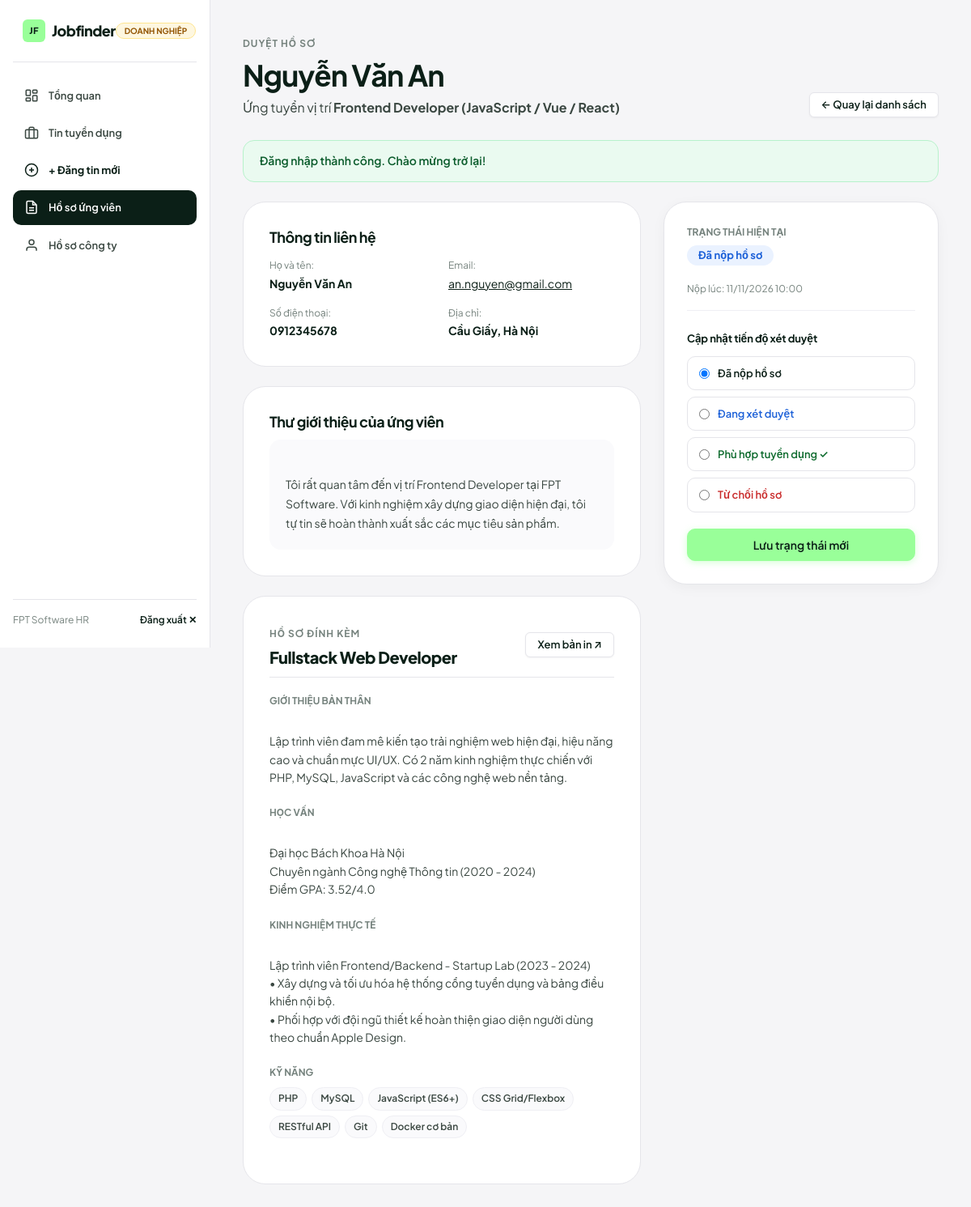
Page /employer/application-view.php?id=2 (signed in) on the committed database.
### tables this page shows
CREATE TABLE `applications` (
  `id` INT AUTO_INCREMENT PRIMARY KEY,
  `user_id` INT NOT NULL,
  `job_id` INT NOT NULL,
  `cv_id` INT NULL,
  `cover_letter` TEXT NULL,
  `status` VARCHAR(50) NOT NULL DEFAULT 'Đã nộp hồ sơ',
  `created_at` TIMESTAMP DEFAULT CURRENT_TIMESTAMP,
  `updated_at` TIMESTAMP NULL ON UPDATE CURRENT_TIMESTAMP,
  CONSTRAINT `fk_app_user` FOREIGN KEY (`user_id`) REFERENCES `users` (`id`) ON DELETE CASCADE,
  CONSTRAINT `fk_app_job` FOREIGN KEY (`job_id`) REFERENCES `jobs` (`id`) ON DELETE CASCADE,
  CONSTRAINT `fk_app_cv` FOREIGN KEY (`cv_id`) REFERENCES `cvs` (`id`) ON DELETE SET NULL,
  CONSTRAINT `uq_user_job` UNIQUE (`user_id`, `job_id`)
);

CREATE TABLE `users` (
  `id` INT AUTO_INCREMENT PRIMARY KEY,
  `name` VARCHAR(100) NOT NULL,
  `email` VARCHAR(100) NOT NULL UNIQUE,
  `role` ENUM('candidate', 'employer', 'admin') NOT NULL DEFAULT 'candidate',
  `password` VARCHAR(255) NOT NULL,
  `phone` VARCHAR(20) NULL,
  `avatar` VARCHAR(255) NULL,
  `is_active` TINYINT(1) NOT NULL DEFAULT 1,
  `created_at` TIMESTAMP DEFAULT CURRENT_TIMESTAMP
);

CREATE TABLE `jobs` (
  `id` INT AUTO_INCREMENT PRIMARY KEY,
  `employer_id` INT NULL,
  `title` VARCHAR(150) NOT NULL,
  `company` VARCHAR(100) NOT NULL,
  `location` VARCHAR(100) NOT NULL,
  `category` VARCHAR(100) NOT NULL,
  `salary` VARCHAR(100) NOT NULL,
  `salary_value` INT DEFAULT 0,
  `job_type` VARCHAR(50) NOT NULL DEFAULT 'Toàn thời gian',
  `experience` VARCHAR(50) NOT NULL DEFAULT 'Không yêu cầu',
  `description` TEXT NOT NULL,
  `requirements` TEXT NOT NULL,
  `deadline` DATE NULL,
  `views` INT NOT NULL DEFAULT 0,
  `status` VARCHAR(20) NOT NULL DEFAULT 'active',
  `created_at` TIMESTAMP DEFAULT CURRENT_TIMESTAMP,
  CONSTRAINT `fk_job_employer` FOREIGN KEY (`employer_id`) REFERENCES `users` (`id`) ON DELETE SET NULL
);

CREATE TABLE `cvs` (
  `id` INT AUTO_INCREMENT PRIMARY KEY,
  `user_id` INT NOT NULL,
  `title` VARCHAR(150) NOT NULL DEFAULT 'Hồ sơ nghề nghiệp',
  `full_name` VARCHAR(100) NOT NULL,
  `email` VARCHAR(100) NOT NULL,
  `phone` VARCHAR(20) NULL,
  `address` VARCHAR(200) NULL,
  `summary` TEXT NULL,
  `education` TEXT NULL,
  `experience` TEXT NULL,
  `skills` TEXT NULL,
  `certifications` TEXT NULL,
  `languages` VARCHAR(255) NULL,
  `cv_link` VARCHAR(255) NULL,
  `is_default` TINYINT(1) NOT NULL DEFAULT 0,
  `created_at` TIMESTAMP DEFAULT CURRENT_TIMESTAMP,
  `updated_at` TIMESTAMP NULL ON UPDATE CURRENT_TIMESTAMP,
  CONSTRAINT `fk_cv_user` FOREIGN KEY (`user_id`) REFERENCES `users` (`id`) ON DELETE CASCADE
);

### employer/application-view.php (the view, shortened to what this page needs)
<?php
require_once '../config/database.php';
$employer_id = (int)$_SESSION['user_id'];
$app_id = isset($_GET['id']) ? (int)$_GET['id'] : 0;
$stmt = $pdo->prepare("
    SELECT a.*, u.name as candidate_name, u.email as candidate_email, u.phone as candidate_phone,
           j.id as job_id, j.title as job_title, j.salary as job_salary, j.location as job_location,
           c.title as cv_title, c.summary as cv_summary, c.education as cv_education,
           c.experience as cv_experience, c.skills as cv_skills, c.certifications as cv_certifications,
           c.languages as cv_languages, c.address as cv_address
    FROM applications a
    JOIN users u ON u.id = a.user_id
    JOIN jobs j ON j.id = a.job_id
    LEFT JOIN cvs c ON c.id = a.cv_id
    WHERE a.id = :app_id AND j.employer_id = :employer_id
    LIMIT 1
");
$stmt->execute([':app_id' => $app_id, ':employer_id' => $employer_id]);
$app = $stmt->fetch();
$status_badge_map = [
    'Đã nộp hồ sơ'  => 'badge--pending',
    'Đang xét duyệt' => 'badge--pending',
    'Phù hợp'        => 'badge--success',
    'Từ chối'        => 'badge--danger'
];
$badge_class = $status_badge_map[$app['status']] ?? 'badge--pending';
?>
<!DOCTYPE html>
<html lang="vi">
<head>
    <link rel="stylesheet" href="../assets/css/style.css">
</head>
<body>
<div class="portal-layout">
    <?php include '../includes/employer-sidebar.php'; ?>
    <main class="portal-main">
        <div class="section-header" style="margin-bottom:28px;">
            <div>
                <span class="section-eyebrow">Duyệt hồ sơ</span>
                <h1 class="section-title"><?= htmlspecialchars($app['candidate_name']) ?></h1>
                <p class="section-desc">Ứng tuyển vị trí <strong><?= htmlspecialchars($app['job_title']) ?></strong></p>
            </div>
            <a href="applications.php" class="btn btn-secondary btn-sm">← Quay lại danh sách</a>
        </div>
        <?php if (!empty($_SESSION['flash_message'])): ?>
            <div class="flash-bar flash--<?= $_SESSION['flash_type'] ?? 'success' ?>">
                <?= htmlspecialchars($_SESSION['flash_message']) ?>
            </div>
        <?php endif; ?>
        <div style="display:grid; grid-template-columns:1fr 340px; gap:28px; align-items:flex-start;">
            <div>
                <div style="background:var(--surface); border-radius:var(--radius-xl); border:1px solid var(--line); padding:32px; margin-bottom:24px;">
                    <h2 style="font-size:18px; font-weight:700; margin-bottom:16px;">Thông tin liên hệ</h2>
                    <div style="display:grid; grid-template-columns:repeat(auto-fit, minmax(200px, 1fr)); gap:16px; font-size:14px;">
                        <div>
                            <span class="text-muted" style="display:block; font-size:12px; margin-bottom:2px;">Họ và tên:</span>
                            <strong><?= htmlspecialchars($app['candidate_name']) ?></strong>
                        </div>
                        <div>
                            <span class="text-muted" style="display:block; font-size:12px; margin-bottom:2px;">Email:</span>
                            <a href="mailto:<?= htmlspecialchars($app['candidate_email']) ?>" style="text-decoration:underline;">
                                <?= htmlspecialchars($app['candidate_email']) ?>
                            </a>
                        </div>
                        <div>
                            <span class="text-muted" style="display:block; font-size:12px; margin-bottom:2px;">Số điện thoại:</span>
                            <strong><?= htmlspecialchars($app['candidate_phone'] ?: 'Chưa cập nhật') ?></strong>
                        </div>
                        <div>
                            <span class="text-muted" style="display:block; font-size:12px; margin-bottom:2px;">Địa chỉ:</span>
                            <strong><?= htmlspecialchars($app['cv_address'] ?: 'Chưa cập nhật') ?></strong>
                        </div>
                    </div>
                </div>
                <div style="background:var(--surface); border-radius:var(--radius-xl); border:1px solid var(--line); padding:32px; margin-bottom:24px;">
                    <h2 style="font-size:18px; font-weight:700; margin-bottom:12px;">Thư giới thiệu của ứng viên</h2>
                    <div style="font-size:14px; line-height:1.7; color:var(--ink-secondary); background:var(--surface-subtle); border-radius:var(--radius-md); padding:20px; white-space:pre-line;">
                        <?= htmlspecialchars($app['cover_letter'] ?: 'Ứng viên không để lại thư giới thiệu.') ?>
                    </div>
                </div>
                <?php if (!empty($app['cv_title'])): ?>
                    <div style="background:var(--surface); border-radius:var(--radius-xl); border:1px solid var(--line); padding:32px;">
                        <div style="display:flex; justify-content:space-between; align-items:center; margin-bottom:20px; padding-bottom:12px; border-bottom:1px solid var(--line);">
                            <div>
                                <span class="section-eyebrow">Hồ sơ đính kèm</span>
                                <h2 style="font-size:20px; font-weight:800;"><?= htmlspecialchars($app['cv_title']) ?></h2>
                            </div>
                            <a href="../cv-preview.php?id=<?= (int)$app['cv_id'] ?>" target="_blank" class="btn btn-secondary btn-sm">Xem bản in ↗</a>
                        </div>
                        <?php if (!empty($app['cv_summary'])): ?>
                            <div style="margin-bottom:24px;">
                                <div style="font-size:12px; font-weight:700; text-transform:uppercase; color:var(--muted); margin-bottom:6px;">Giới thiệu bản thân</div>
                                <div style="font-size:14px; line-height:1.6; color:var(--ink-secondary); white-space:pre-line;">
                                    <?= htmlspecialchars($app['cv_summary']) ?>
                                </div>
                            </div>
                        <?php endif; ?>
                        <?php if (!empty($app['cv_education'])): ?>
                            <div style="margin-bottom:24px;">
                                <div style="font-size:12px; font-weight:700; text-transform:uppercase; color:var(--muted); margin-bottom:6px;">Học vấn</div>
                                <div style="font-size:14px; line-height:1.6; color:var(--ink-secondary); white-space:pre-line;">
                                    <?= htmlspecialchars($app['cv_education']) ?>
                                </div>
                            </div>
                        <?php endif; ?>
                        <?php if (!empty($app['cv_experience'])): ?>
                            <div style="margin-bottom:24px;">
                                <div style="font-size:12px; font-weight:700; text-transform:uppercase; color:var(--muted); margin-bottom:6px;">Kinh nghiệm thực tế</div>
                                <div style="font-size:14px; line-height:1.6; color:var(--ink-secondary); white-space:pre-line;">
                                    <?= htmlspecialchars($app['cv_experience']) ?>
                                </div>
                            </div>
                        <?php endif; ?>
                        <?php if (!empty($app['cv_skills'])): ?>
                            <div style="margin-bottom:24px;">
                                <div style="font-size:12px; font-weight:700; text-transform:uppercase; color:var(--muted); margin-bottom:8px;">Kỹ năng</div>
                                <div style="display:flex; flex-wrap:wrap; gap:6px;">
                                    <?php foreach (array_filter(array_map('trim', explode(',', $app['cv_skills']))) as $sk): ?>
                                        <span class="chip"><?= htmlspecialchars($sk) ?></span>
                                    <?php endforeach; ?>
                                </div>
                            </div>
                        <?php endif; ?>
                    </div>
                <?php endif; ?>
            </div>
            <div style="position:sticky; top:24px;">
                <div style="background:var(--surface); border-radius:var(--radius-xl); border:1px solid var(--line); padding:28px; box-shadow:var(--shadow-card);">
                    <div style="font-size:12px; font-weight:700; text-transform:uppercase; color:var(--muted); margin-bottom:6px;">
                        Trạng thái hiện tại
                    </div>
                    <div style="margin-bottom:20px;">
                        <span class="badge <?= $badge_class ?>" style="font-size:13px; padding:6px 14px;">
                            <?= htmlspecialchars($app['status']) ?>
                        </span>
                    </div>
                    <div style="font-size:12px; color:var(--muted); margin-bottom:24px; padding-bottom:16px; border-bottom:1px solid var(--line-subtle);">
                        Nộp lúc: <?= date('d/m/Y H:i', strtotime($app['created_at'])) ?>
                    </div>
                    <form method="POST">
                        <label class="form-label" style="margin-bottom:12px;">Cập nhật tiến độ xét duyệt</label>
                        <div style="display:flex; flex-direction:column; gap:8px; margin-bottom:20px;">
                            <label style="display:flex; align-items:center; gap:10px; cursor:pointer; padding:10px 14px; border:1px solid var(--line); border-radius:var(--radius-sm);">
                                <input type="radio" name="status" value="Đã nộp hồ sơ" <?= ($app['status'] === 'Đã nộp hồ sơ') ? 'checked' : '' ?>>
                                <span style="font-size:13px; font-weight:600;">Đã nộp hồ sơ</span>
                            </label>
                            <label style="display:flex; align-items:center; gap:10px; cursor:pointer; padding:10px 14px; border:1px solid var(--line); border-radius:var(--radius-sm);">
                                <input type="radio" name="status" value="Đang xét duyệt" <?= ($app['status'] === 'Đang xét duyệt') ? 'checked' : '' ?>>
                                <span style="font-size:13px; font-weight:600; color:var(--status-pending-text);">Đang xét duyệt</span>
                            </label>
                            <label style="display:flex; align-items:center; gap:10px; cursor:pointer; padding:10px 14px; border:1px solid var(--line); border-radius:var(--radius-sm);">
                                <input type="radio" name="status" value="Phù hợp" <?= ($app['status'] === 'Phù hợp') ? 'checked' : '' ?>>
                                <span style="font-size:13px; font-weight:600; color:var(--status-success-text);">Phù hợp tuyển dụng ✓</span>
                            </label>
                            <label style="display:flex; align-items:center; gap:10px; cursor:pointer; padding:10px 14px; border:1px solid var(--line); border-radius:var(--radius-sm);">
                                <input type="radio" name="status" value="Từ chối" <?= ($app['status'] === 'Từ chối') ? 'checked' : '' ?>>
                                <span style="font-size:13px; font-weight:600; color:var(--status-danger-text);">Từ chối hồ sơ</span>
                            </label>
                        </div>
                        <button type="submit" class="btn btn-primary" style="width:100%; padding:12px;">
                            Lưu trạng thái mới
                        </button>
                    </form>
                </div>
            </div>
        </div>
    </main>
</div>
</body>
</html>

### rows in the picture
applications: user.name "Nguyễn Văn An", job.title "Frontend Developer (JavaScript / Vue / React)", user.email "an.nguyen@gmail.com", user.phone "0912345678", cv.address "Cầu Giấy, Hà Nội", cover_letter "Tôi rất quan tâm đến vị trí Frontend Developer tại FPT Software. Với kinh nghiệm xây dựng giao diện hiện đại, tôi tự tin sẽ hoàn thành xuất sắc các mục tiêu sản phẩm.", cv.title "Fullstack Web Developer", cv.summary "Lập trình viên đam mê kiến tạo trải nghiệm web hiện đại, hiệu năng cao và chuẩn mực UI/UX. Có 2 năm kinh nghiệm thực chiến với PHP, MySQL, JavaScript và các công nghệ web nền tảng.", cv.education "Đại học Bách Khoa Hà Nội Chuyên ngành Công nghệ Thông tin (2020 - 2024) Điểm GPA: 3.52/4.0", cv.experience "Lập trình viên Frontend/Backend - Startup Lab (2023 - 2024) • Xây dựng và tối ưu hóa hệ thống cổng tuyển dụng và bảng điều khiển nội bộ. • Phối hợp với đội ngũ thiết kế hoàn thiện giao diện người dùng theo chuẩn Apple Design.", cv.skills "PHP", cv.skills "MySQL", cv.skills "JavaScript (ES6+)", cv.skills "CSS Grid/Flexbox", cv.skills "RESTful API", cv.skills "Git", cv.skills "Docker cơ bản", status "Đã nộp hồ sơ", created_at "11/11/2026 10:00", status "☑ Đã nộp hồ sơ", status "☐ Đang xét duyệt", status "☐ Phù hợp tuyển dụng ✓", status "☐ Từ chối hồ sơ"

### other values in the picture
$_SESSION['user_name'] "FPT Software HR"
$_SESSION['flash_message'] "Đăng nhập thành công. Chào mừng trở lại!"
